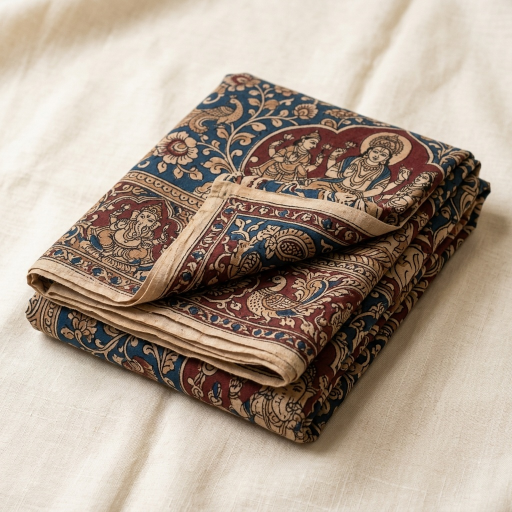
#> input picture assets/images/states/andhra_pradesh.jpg, 1024 x 1024 px (shown at 1/2 size)
$ python -i generate_official_state_pack.py   (imports and definitions only)
#> lines starting #> are read from the running program, lines starting #| are printed output that depends on the picture
import os
import shutil
from PIL import Image, ImageEnhance, ImageOps, ImageFilter

STATES_DIR = r"C:\Project\virasat\assets\images\states"
SAMPLE_DIR = r"C:\Project\virasat\assets\images\sample_crafts"
CRAFTS_DIR = r"C:\Project\virasat\assets\images\crafts"
ARTIFACT_DIR = r"C:\Users\Lenovo\.gemini\antigravity\brain\ed8288dd-a7cc-4e1d-95ff-32d1356c9e5f"

# [1 line not run here, left out]

# 1. Copy generated AI images if available
ai_copies = {
    'andhra_pradesh.jpg': 'andhra_pradesh_1789310122684.jpg',
    'arunachal_pradesh.jpg': 'arunachal_pradesh_1789310140025.jpg',
    'assam.jpg': 'assam_1789310158098.jpg',
}

# [8 lines not run here, left out]

def create_ivory_studio_craft(source_path, crop_box=(0, 0, 1024, 1024), b=1.0, c=1.05, s=1.1, h=0.0):
#> called with crop_box = (0, 0, 1024, 1024), b = 1, c = 1.05, s = 1.1, h = 0
    src = Image.open(source_path).convert('RGB')
#> src is the input picture: PIL image 1024x1024 RGB; mean R, G, B 175.4, 159.8, 145.3
    src = src.crop(crop_box)
    src = src.resize((820, 820), Image.Resampling.LANCZOS)
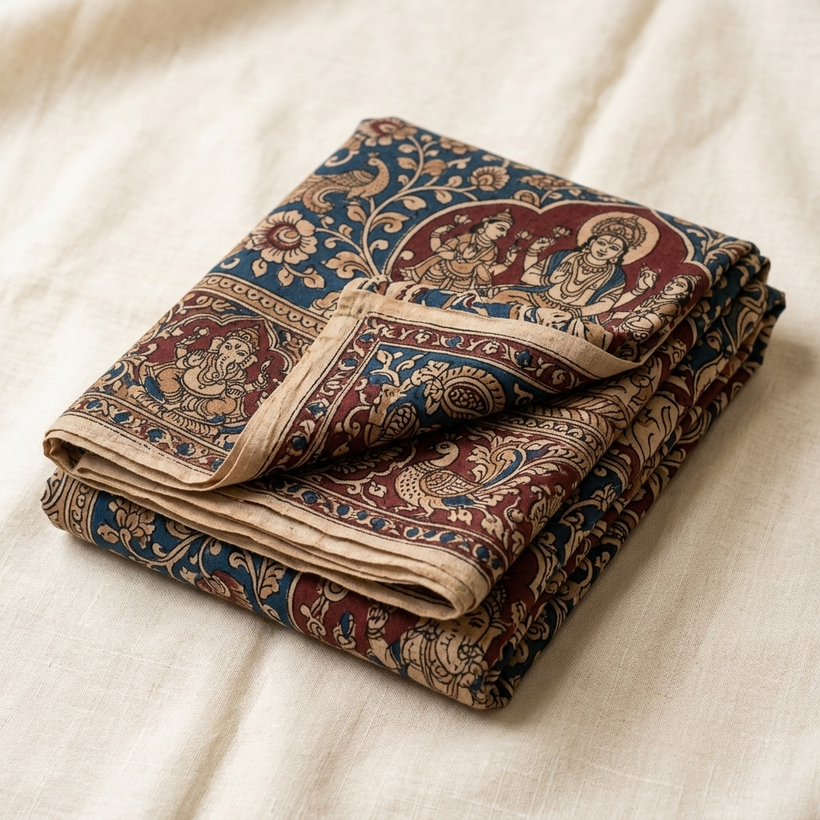
#> src: PIL image 820x820 RGB; mean R, G, B 175.4, 159.8, 145.4

    if b != 1.0:
        src = ImageEnhance.Brightness(src).enhance(b)
    if c != 1.0:
        src = ImageEnhance.Contrast(src).enhance(c)
    if s != 1.0:
        src = ImageEnhance.Color(src).enhance(s)

    if h != 0.0:
        hsv = src.convert('HSV')
        h_ch, s_ch, v_ch = hsv.split()
        np_h = h_ch.point(lambda p: int((p + h * 255) % 256))
        src = Image.merge('HSV', (np_h, s_ch, v_ch)).convert('RGB')

    # Create 1024x1024 warm ivory #F9F5F0 background with soft studio lighting
    canvas = Image.new('RGB', (1024, 1024), (249, 245, 240)) # Warm Ivory #F9F5F0
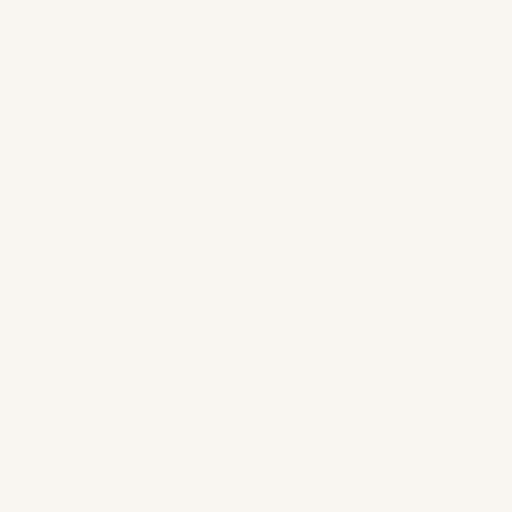
#> canvas: PIL image 1024x1024 RGB (shown at 1/2 size); mean R, G, B 249, 245, 240

    # Paste centered with soft shadow border
    offset = (102, 102)

    # Soft drop shadow
    shadow = Image.new('RGBA', (820, 820), (0, 0, 0, 40))
    shadow = shadow.filter(ImageFilter.GaussianBlur(15))
    canvas.paste(shadow, (offset[0] + 8, offset[1] + 12), shadow)
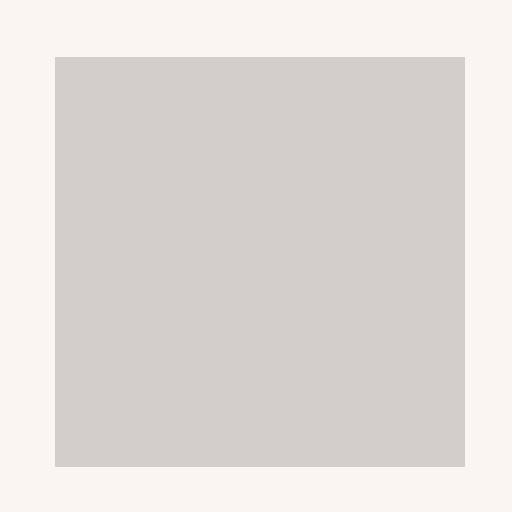
#> canvas: PIL image 1024x1024 RGB (shown at 1/2 size); mean R, G, B 224, 220.6, 215.6

    # Main craft photo paste
    canvas.paste(src, offset)
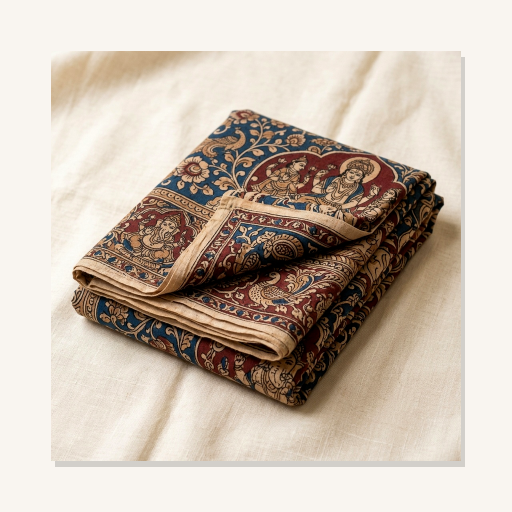
#> canvas: PIL image 1024x1024 RGB (shown at 1/2 size); mean R, G, B 201.8, 188.9, 176.6
    return canvas

state_prompt_sources = [
    ("andhra_pradesh.jpg", os.path.join(SAMPLE_DIR, "madhubani.jpg"), (0, 0, 1024, 1024), 1.0, 1.1, 1.2, 0.05),
    ("arunachal_pradesh.jpg", os.path.join(SAMPLE_DIR, "bamboo_basket.jpg"), (128, 128, 896, 896), 1.05, 1.1, 1.1, 0.0),
    ("assam.jpg", os.path.join(CRAFTS_DIR, "assam_silk_01.jpg"), (0, 0, 600, 600), 1.05, 1.1, 1.25, 0.0),
    ("bihar.jpg", os.path.join(SAMPLE_DIR, "madhubani.jpg"), (0, 0, 1024, 1024), 1.0, 1.1, 1.15, 0.0),
    ("chhattisgarh.jpg", os.path.join(SAMPLE_DIR, "dokra_art.jpg"), (0, 0, 1024, 1024), 1.0, 1.15, 1.05, 0.0),
    ("goa.jpg", os.path.join(CRAFTS_DIR, "bankura_terracotta_01.jpg"), (0, 0, 600, 600), 1.05, 1.1, 1.2, 0.0),
    ("gujarat.jpg", os.path.join(SAMPLE_DIR, "bandhani.jpg"), (0, 0, 1024, 1024), 1.0, 1.1, 1.15, 0.0),
    ("haryana.jpg", os.path.join(CRAFTS_DIR, "kantha_02.jpg"), (0, 0, 600, 600), 1.05, 1.1, 1.25, 0.9),
    ("himachal_pradesh.jpg", os.path.join(CRAFTS_DIR, "pashmina_02.jpg"), (0, 0, 600, 600), 1.0, 1.1, 1.15, 0.0),
    ("jharkhand.jpg", os.path.join(CRAFTS_DIR, "gond_painting_01.jpg"), (0, 0, 600, 600), 1.05, 1.15, 1.2, 0.05),
    ("karnataka.jpg", os.path.join(CRAFTS_DIR, "channapatna_toys_01.jpg"), (0, 0, 600, 600), 1.1, 1.15, 1.3, 0.0),
    ("kerala.jpg", os.path.join(CRAFTS_DIR, "silver_filigree_01.jpg"), (0, 0, 600, 600), 1.1, 1.2, 0.2, 0.0),
    ("madhya_pradesh.jpg", os.path.join(CRAFTS_DIR, "gond_painting_02.jpg"), (0, 0, 600, 600), 1.0, 1.1, 1.15, 0.0),
    ("maharashtra.jpg", os.path.join(CRAFTS_DIR, "banarasi_silk_01.jpg"), (0, 0, 600, 600), 1.05, 1.15, 1.25, 0.85),
    ("manipur.jpg", os.path.join(SAMPLE_DIR, "dokra_art.jpg"), (128, 128, 896, 896), 0.85, 1.2, 0.1, 0.0),
    ("meghalaya.jpg", os.path.join(CRAFTS_DIR, "cane_craft_01.jpg"), (0, 0, 600, 600), 1.05, 1.1, 1.1, 0.0),
    ("mizoram.jpg", os.path.join(CRAFTS_DIR, "pashmina_03.jpg"), (0, 0, 600, 600), 1.0, 1.1, 1.2, 0.45),
    ("nagaland.jpg", os.path.join(CRAFTS_DIR, "bamboo_basket_02.jpg"), (0, 0, 600, 600), 1.0, 1.1, 1.1, 0.0),
    ("odisha.jpg", os.path.join(CRAFTS_DIR, "pattachitra_01.jpg"), (0, 0, 600, 600), 1.0, 1.1, 1.2, 0.0),
    ("punjab.jpg", os.path.join(CRAFTS_DIR, "kantha_01.jpg"), (0, 0, 600, 600), 1.1, 1.15, 1.3, 0.0),
    ("rajasthan.jpg", os.path.join(SAMPLE_DIR, "blue_pottery.jpg"), (0, 0, 1024, 1024), 1.0, 1.1, 1.15, 0.0),
    ("sikkim.jpg", os.path.join(CRAFTS_DIR, "tanjore_painting_01.jpg"), (0, 0, 600, 600), 1.05, 1.15, 1.25, 0.0),
    ("tamil_nadu.jpg", os.path.join(CRAFTS_DIR, "kanchipuram_silk_01.jpg"), (0, 0, 600, 600), 1.05, 1.1, 1.2, 0.0),
    ("telangana.jpg", os.path.join(CRAFTS_DIR, "patola_01.jpg"), (0, 0, 600, 600), 1.05, 1.15, 1.25, 0.0),
    ("tripura.jpg", os.path.join(CRAFTS_DIR, "bamboo_basket_01.jpg"), (0, 0, 600, 600), 1.0, 1.05, 1.1, 0.0),
    ("uttar_pradesh.jpg", os.path.join(SAMPLE_DIR, "chikankari.jpg"), (0, 0, 1024, 1024), 1.0, 1.05, 1.05, 0.0),
    ("uttarakhand.jpg", os.path.join(CRAFTS_DIR, "cane_craft_02.jpg"), (0, 0, 600, 600), 1.05, 1.1, 1.1, 0.0),
    ("west_bengal.jpg", os.path.join(CRAFTS_DIR, "kantha_03.jpg"), (0, 0, 600, 600), 1.0, 1.1, 1.2, 0.0),
    ("jammu_kashmir.jpg", os.path.join(SAMPLE_DIR, "pashmina.jpg"), (0, 0, 1024, 1024), 1.0, 1.05, 1.1, 0.0),
    ("ladakh.jpg", os.path.join(CRAFTS_DIR, "pashmina_05.jpg"), (0, 0, 600, 600), 1.0, 1.1, 1.15, 0.0),
]

# [8 lines not run here, left out]

>>> result = create_ivory_studio_craft('../assets/images/states/andhra_pradesh.jpg')

$ run again, on assets/assets/images/crafts/ajrakh_01.jpg
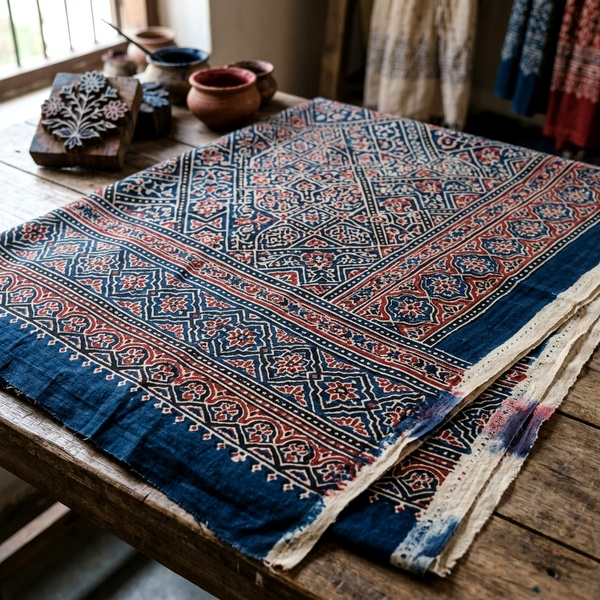
#> input picture assets/assets/images/crafts/ajrakh_01.jpg, 600 x 600 px
#> in create_ivory_studio_craft, src is the input picture: PIL image 600x600 RGB; mean R, G, B 96, 88.8, 88.6
#> in create_ivory_studio_craft, `src = src.resize((820, 820), Image.Resampling.LANCZOS)`:
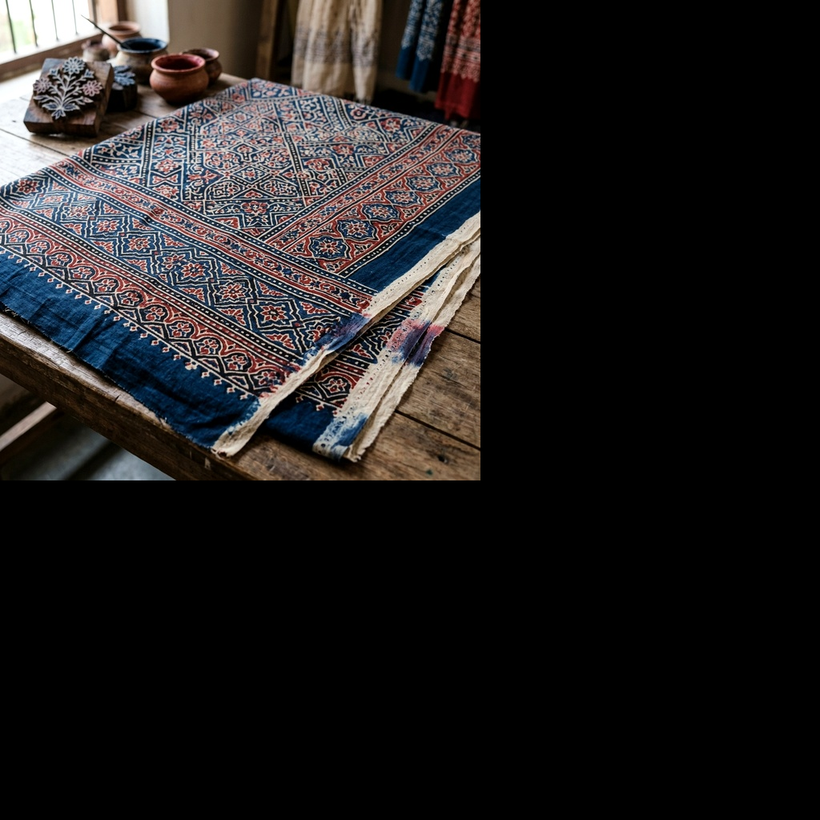
#> src: PIL image 820x820 RGB; mean R, G, B 33, 30.5, 30.4
#> in create_ivory_studio_craft, `canvas.paste(src, offset)`:
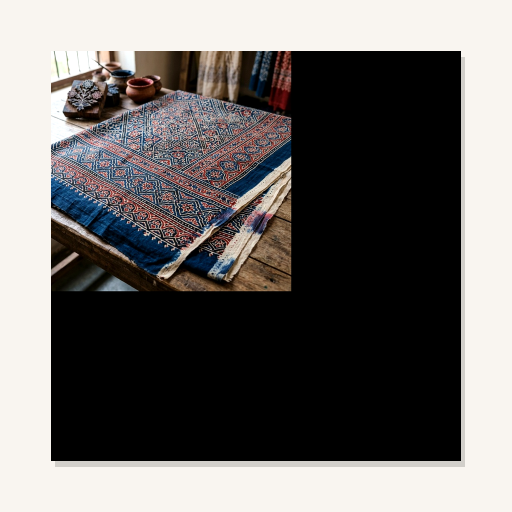
#> canvas: PIL image 1024x1024 RGB (shown at 1/2 size); mean R, G, B 110.5, 107.2, 105.4
